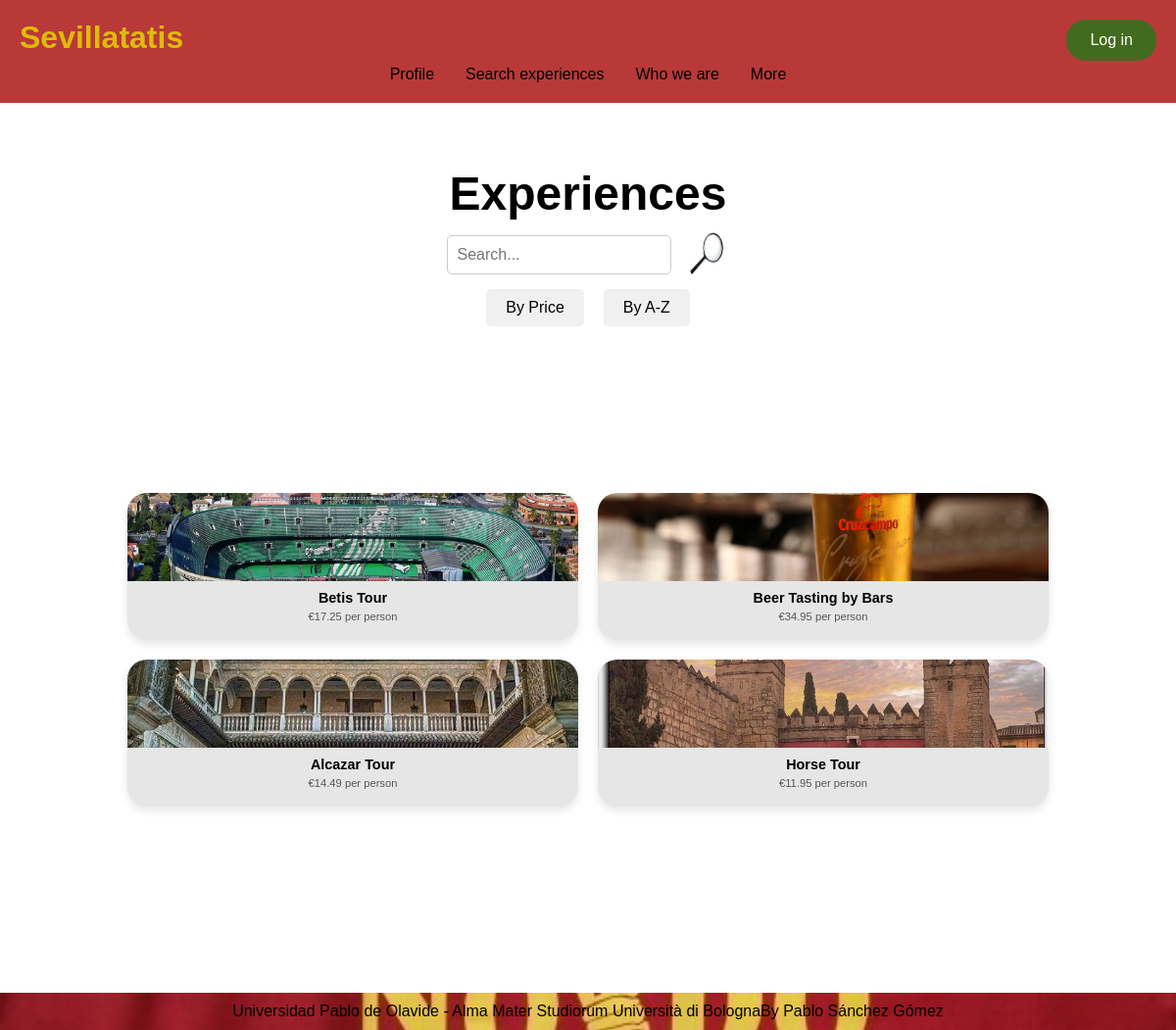
Screenshot of /search.php with the database file from the repository.
### tables this page shows
CREATE TABLE `experiencias` (
  `id` int(11) NOT NULL,
  `nombre` varchar(255) DEFAULT NULL,
  `descripcion` text DEFAULT NULL,
  `precio` decimal(10,2) DEFAULT NULL,
  `imagen` varchar(255) DEFAULT NULL
);

### public/search.php (the view, shortened to what this page needs)
<?php
$login_text = isset($_SESSION['usuario']) ? 'Log out' : 'Log in';
$con = conexionDB();
$searchTerm = isset($_POST['search']) ? trim($_POST['search']) : '';
$sql = "SELECT * FROM experiencias";
$stmt = mysqli_prepare($con, $sql);
mysqli_stmt_execute($stmt);
$result = mysqli_stmt_get_result($stmt);
?>
<!DOCTYPE html>
<html lang="en">
<head>
  <link rel="stylesheet" href="styles/general.css">
  <link rel="stylesheet" href="styles/search.css">
</head>
<body>
  <header>
    <h1>Sevillatatis</h1>
    <nav>
      <ul>
        <li><a href="profile.php">Profile</a></li>
        <li><a href="search.php">Search experiences</a></li>
        <li><a href="about.php">Who we are</a></li>
        <li><a href="more.php">More</a></li>
      </ul>
      <a class="boton" href="login.php"><?= $login_text ?></a>
    </nav>
  </header>
  <main>
    <section>
      <form method="post" action="search.php" class="barra">
        <h2>Experiences</h2>
        <section class="top-row">
          <input class="search" name="search" type="text" placeholder="Search..." value="<?= htmlspecialchars($searchTerm) ?>" aria-label="Search for experiences">
          <input type="image" src="../img/lupa.jpg" class="lupa" alt="Search" aria-label="Click to search">
        </section>
        <section class="buttons-row">
          <input type="submit" value="By Price" onclick="document.getElementById('filtro').value='precio';" aria-label="Order advertisements by price">
          <input type="submit" value="By A-Z" onclick="document.getElementById('filtro').value='az';" aria-label="Order advertisements by name">
        </section>
      </form>
      <?php
      if ($result && mysqli_num_rows($result) > 0) {
        while ($row = mysqli_fetch_assoc($result)) {
      ?>
          <article class="animate">
            <form action="buy.php" method="post">
              <figure>
                <input type="image" src="<?= htmlspecialchars($row['imagen']) ?>" alt="<?= htmlspecialchars($row['nombre']) ?>" name="<?= htmlspecialchars($row['nombre']) ?>" aria-label="<?= htmlspecialchars($row['nombre']) ?>">
                <figcaption><?= htmlspecialchars($row['nombre']) ?></figcaption>
                <p>€<?= htmlspecialchars($row['precio']) ?> per person</p>
              </figure>
            </form>
          </article>
      <?php
        }
      } else {
        echo "<p>No experiences found.</p>";
      }
      ?>
    </section>
  </main>
  <footer>
    <p>Universidad Pablo de Olavide - Alma Mater Studiorum Università di Bologna</p>
    <p>By Pablo Sánchez Gómez</p>
  </footer>
</body>
</html>

### public/styles/general.css (style rules this page uses)
:root { --primary-color: #B93939; --secondary-color: #DEBB09; --background-color: #426B1F; --text-color: white; --font-size-base: 1rem; --font-size-large: 2rem; --font-size-xl: 3rem; --font-size-sm: 0.8rem; --font-size-md: 0.9rem; }
body, html { margin: 0; padding: 0; width: 100%; height: 100%; box-sizing: border-box; display: flex; flex-direction: column; font-family: Arial, sans-serif; }
header { background-color: var(--primary-color); color: var(--text-color); text-align: left; padding: 20px; position: fixed; width: 100%; top: 0; left: 0; z-index: 10; box-sizing: border-box; min-height: 100px; }
header h1 { color: var(--secondary-color); font-size: var(--font-size-xl); margin: 0; padding-right: 70px; }
header nav { display: flex; justify-content: center; margin-top: 10px; }
header nav ul { list-style: none; padding: 0; margin: 0; display: flex; justify-content: center; width: 100%; }
header nav a { color: black; font-size: var(--font-size-md); text-align: center; text-decoration: none; padding: 10px 20px; border-radius: 5px; background-color: transparent; white-space: nowrap; }
header .boton { background-color: var(--background-color); color: var(--text-color); border: none; padding: 10px 20px; font-size: var(--font-size-base); border-radius: 20px; cursor: pointer; position: absolute; top: 20px; right: 20px; z-index: 1; }
footer { background-image: url('../../img/nodo.jpg'); background-size: cover; background-position: center; color: black; padding: 20px; margin: 0; display: flex; flex-direction: column; justify-content: center; align-items: center; width: 100%; position: relative; height: auto; box-sizing: border-box; }
@media (min-width: 768px) { footer { flex-direction: row; height: 150px; padding: 10px 20px; } }
@media (min-width: 768px) { header h1 { font-size: var(--font-size-large); } }
@media (min-width: 768px) { header nav a { font-size: 1rem; padding: 8px 16px; } }
@media (min-width: 768px) { header .boton { padding: 12px 24px; font-size: 1rem; } }
main { flex: 1; display: flex; flex-direction: column; justify-content: flex-start; padding: 20px; }

### public/styles/search.css (style rules this page uses)
* { margin: 0; padding: 0; box-sizing: border-box; }
main { flex: 1; padding: 20px; max-width: 1000px; margin: 0 auto; }
main form.barra { text-align: center; font-size: 2rem; margin: 150px 20%; }
main form { display: flex; flex-direction: column; gap: 10px; }
main form .top-row { display: flex; justify-content: space-between; align-items: center; gap: 10px; width: 100%; }
main form input[type="text"] { flex: 1; padding: 10px; border: 1px solid #ccc; border-radius: 5px; font-size: 1rem; }
main input.lupa { width: 50px; height: 50px; border-radius: 5px; cursor: pointer; display: flex; justify-content: center; }
main article form input[type="image"] { width: 100%; height: 60%; cursor: pointer; object-fit: cover; }
main form input[type="submit"] { padding: 10px 20px; border-radius: 5px; border: none; background-color: #f0f0f0; color: black; font-size: 1rem; cursor: pointer; transition: background-color 0.2s; }
main section { display: flex; flex-wrap: wrap; gap: 20px; justify-content: center; }
main article { background-color: #E6E6E6; border-radius: 20px; overflow: hidden; box-shadow: 0 4px 8px rgba(0, 0, 0, 0.1); transition: transform 0.2s; width: calc(50% - 20px); max-width: 500px; display: flex; flex-direction: column; }
main article figure { width: 100%; height: 150px; position: relative; }
main article figcaption { padding: 5px; font-size: 0.9rem; text-align: center; font-weight: bold; }
main article p { font-size: 0.7rem; text-align: center; margin: 0; color: #555; }

### public/search.php (style rules this page uses)
.animate { opacity: 0; transform: translateY(50px); transition: opacity 0.5s ease, transform 0.5s ease; }
.animate.visible { opacity: 1; transform: translateY(0); }

### rows the page displays
experiencias: nombre "Betis Tour", precio "17.25"
experiencias: nombre "Beer Tasting by Bars", precio "34.95"
experiencias: nombre "Alcazar Tour", precio "14.49"
experiencias: nombre "Horse Tour", precio "11.95"

### other values shown
$login_text "Log in"
